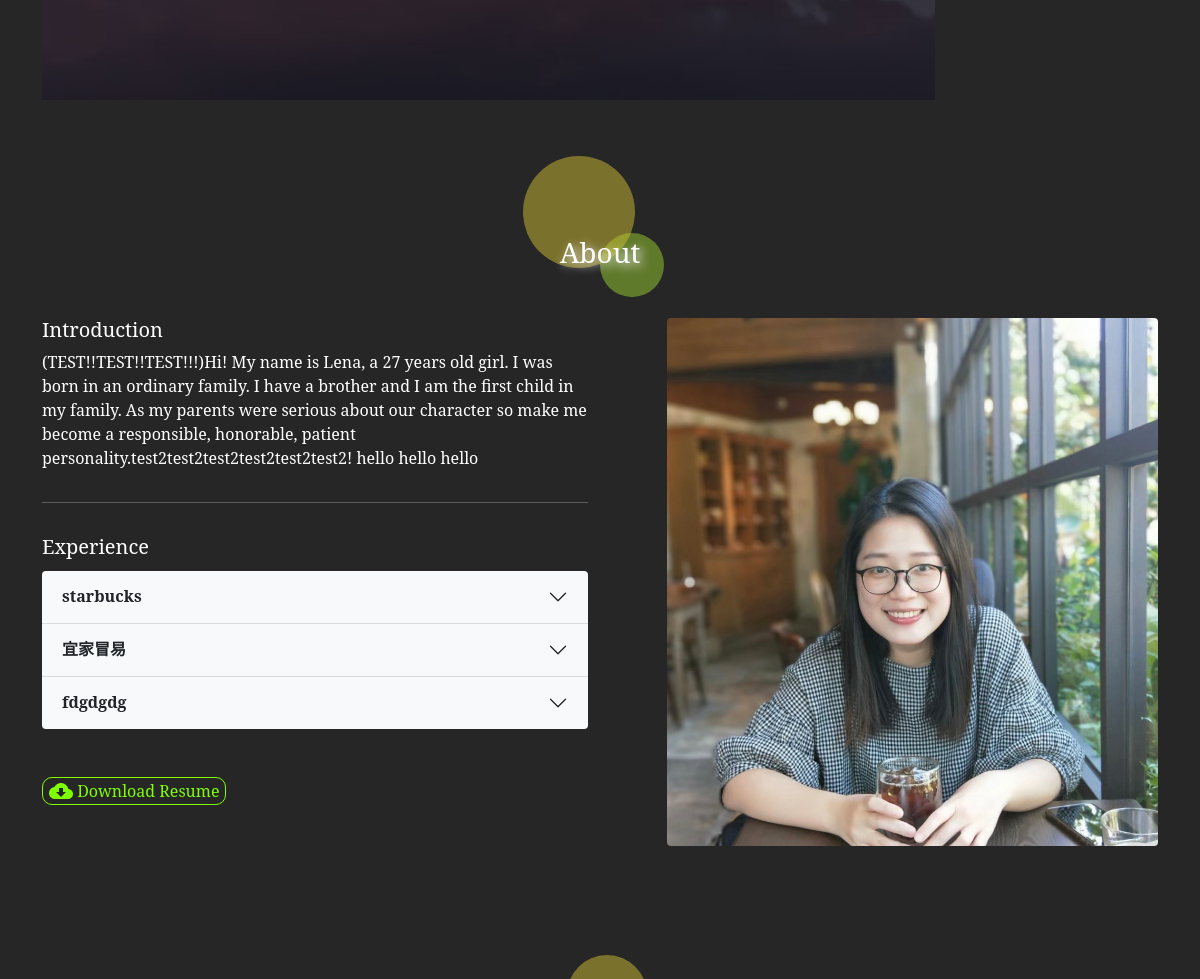
Before: / (middle part) with the older database file.
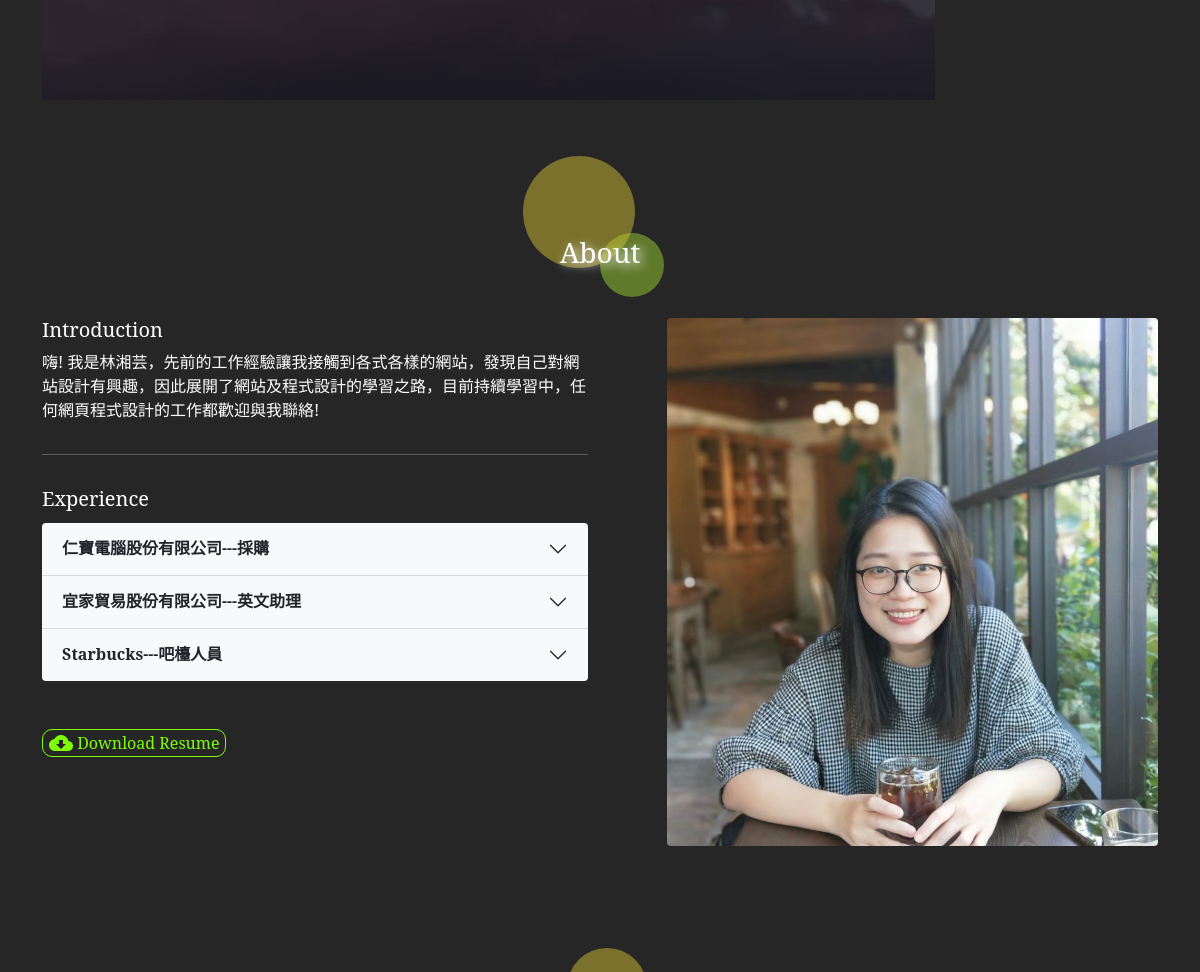
After: the same page with the newer database file.
### tables this page shows
CREATE TABLE `introductions` (
  `id` int(11) NOT NULL,
  `text` text NOT NULL,
  `sh` tinyint(1) NOT NULL
);

CREATE TABLE `experience` (
  `id` int(11) UNSIGNED NOT NULL,
  `work` text NOT NULL,
  `period` text NOT NULL,
  `detail` text NOT NULL
);

CREATE TABLE `picture` (
  `id` int(11) UNSIGNED NOT NULL,
  `img` text NOT NULL,
  `type` tinyint(2) NOT NULL,
  `sh` tinyint(1) NOT NULL
);

### base.php (called while the page is built, shortened)
<?php
$Introductions=new DB('introductions');
$Experience=new DB('experience');
$Picture=new DB('picture');
class DB{
    protected $dsn="mysql:host=localhost;dbname=resume;charset=utf8";
    protected $table="";
    protected $pdo="";
    function __construct($table){
        $this->table=$table;
        $this->pdo=new PDO($this->dsn,'root','');
    }
    function all(...$arg){
        $sql="select * from $this->table ";
        if(isset($arg[0])){
            if(is_array($arg[0])){
                foreach($arg[0] as $key => $value){
                    $tmp[]=sprintf("`%s`='%s'",$key,$value);
                }
                $sql .= " where " . implode(" && ",$tmp);
            }else{
                $sql .= $arg[0];
            }
        }
        return $this->pdo->query($sql)->fetchAll();
    }
}
?>

### index.php (the view, shortened to what this page needs)
<?php
include_once "base.php";
?>
<!DOCTYPE html>
<html lang="en">
  <head>
    <link rel="stylesheet" href="plugin/style.css" />
    <link
      href="https://cdn.jsdelivr.net/npm/bootstrap@5.0.0-beta1/dist/css/bootstrap.min.css"
      rel="stylesheet"
    />
    <link
      rel="stylesheet"
      href="https://cdnjs.cloudflare.com/ajax/libs/animate.css/3.7.2/animate.min.css"
    />
    <link rel="stylesheet" href="plugin/slick.css">
    <link rel="stylesheet" href="plugin/slick-theme.css">
  </head>
  <body>
    <section id="header">
      <div class="container">
        <div class="header_pic">
          <img
            id="mainpic"
            src="img/img5.jpg"
            style="width: 80%; padding-top: 70px"
          />
        </div>
      </div>
    </section>
    <section id="about" class="text-white pt-5" style="height:100%">
      <div class="container" style="padding-top: 80px">
        <h3 class="aboutme text-center m-2" style="color: white">About</h3>
        <div class="row" style="padding-top: 40px;">
          <div class="col-lg-6 wow bounceInUp" style="color: white;">
            <h5>Introduction</h5>
            <p class="pb-3">
              <?php
              $intros = $Introductions->all(['sh'=>'1']);
              foreach($intros as $intro){
                echo $intro['text'];
              }
              ?>
            </p>
            <hr />
            <h5 class="pt-3 pb-1">Experience</h5>
            <div
              class="accordion accordion-flush bg-light rounded"
              id="accordionFlushExample"
            >
            <?php
            $exps=$Experience->all();
            foreach($exps as $key => $exp){
            ?>
              <div class="accordion-item" style="color:black;">
                <h2 class="accordion-header">
                  <button
                    class="accordion-button collapsed"
                    type="button"
                    data-bs-toggle="collapse"
                    data-bs-target="#flush-collapse<?=$key+1?>"
                    style="font-weight: 900;"
                  >
                  <?php echo $exp['work'];?>
                  </button>
                </h2>
              </div>
            <?php
                }
                ?>
        </div>
            <button id="donlo" class="my-5">
              <a href="./others/ShiangYunLin.pdf" download>
                <span class="material-icons">cloud_download</span> Download Resume
              </a>
            </button>
          </div>
          <div class="col-lg-6">
          <?php
            $pics=$Picture->all(['sh'=>'1']);
            foreach($pics as $key => $pic){
          ?>
            <img class="rounded float-end" src="img/<?=$pic['img'];?>" style="width: 90%; margin:0 auto"/>
          <?php
            }
          ?>
          </div>
      </div>
    </section>
    <section id="skills" class="text-white pt-5">
      <div class="container text-white" style="padding-top: 100px; vertical-align: middle;">
      </div>
    </section>
  </body>
</html>

Changed rows visible on the page:
no longer on this page (row edited): introductions: text "(TEST!!TEST!!TEST!!!)Hi! My name is Lena, a 27 years old girl. I was born in an ordinary family. I have a brother and I am the first child in my family. As my parents were serious about our character so make me become a responsible, honorable, patient personality."
no longer on this page (row edited): introductions: text "test2test2test2test2test2test2! hello hello hello"
removed experience: work "starbucks"
removed experience: work "fdgdgdg"
added introductions: text "嗨! 我是林湘芸，先前的工作經驗讓我接觸到各式各樣的網站，發現自己對網站設計有興趣，因此展開了網站及程式設計的學習之路，目前持續學習中，任何網頁程式設計的工作都歡迎與我聯絡!"
added experience: work "仁寶電腦股份有限公司---採購"
changed experience: work "宜家冒易" → "宜家貿易股份有限公司---英文助理"
added experience: work "Starbucks---吧檯人員"
